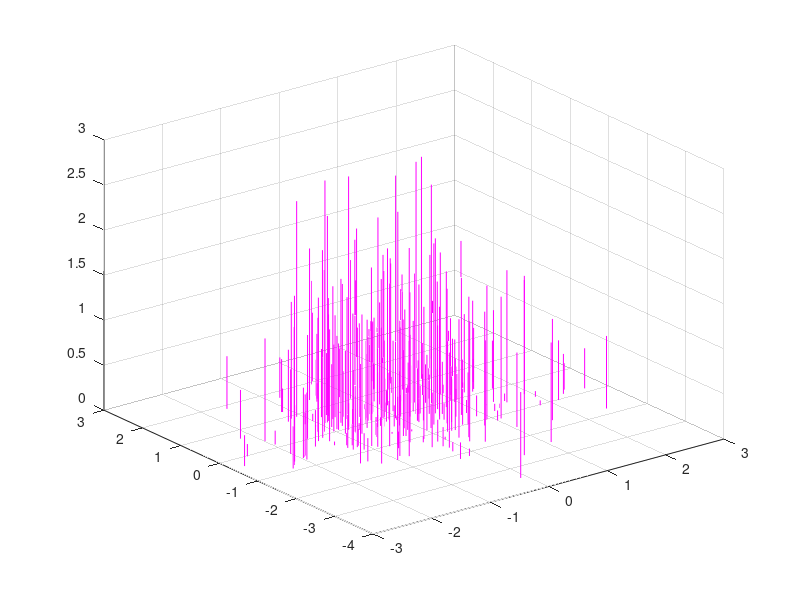

The MATLAB script that drew this image: (Note: this script raises an error after producing the figure.)
function i_stemscatter(x,y,z)
if nargin<3
    x=randn(300,1);
    y=randn(300,1);
    z=abs(randn(300,1));
end
if isempty(z)
    warndlg('No expression');
    scatter(x,y,'.');
else
    %scatter(x,y,5);
    stem3(x,y,z,'marker','none','color','m');
    hold on 
    i_myscatter([x y],z);
    hold off
end
%[caz,cel]=view;
view([-45,-45,300]);
end
